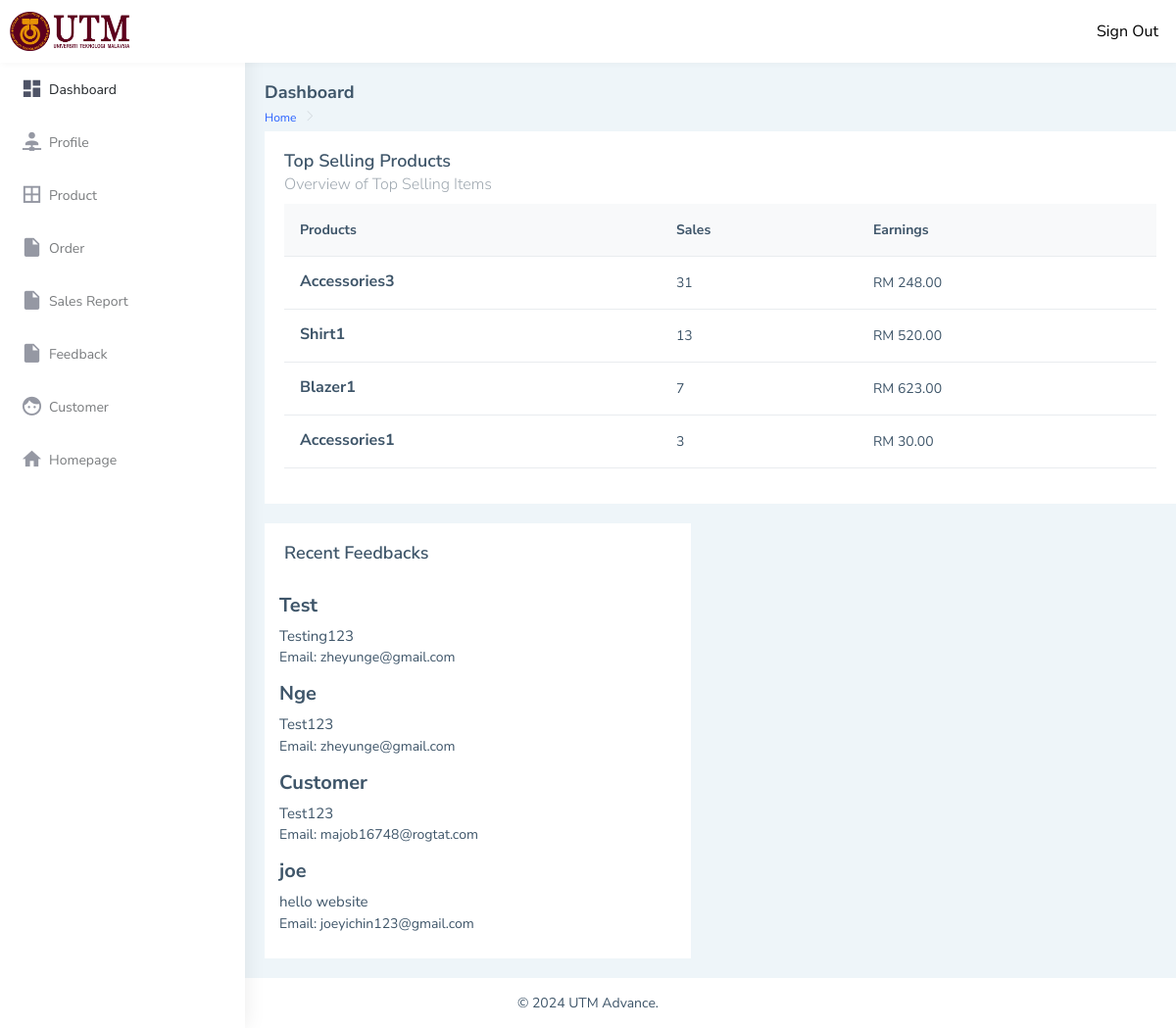
The page /AS/index.php on the database its author committed.
### tables this page shows
CREATE TABLE `feedback` (
  `Name` varchar(255) NOT NULL,
  `Email` varchar(255) NOT NULL,
  `Subject` varchar(255) NOT NULL,
  `Message` longtext NOT NULL
);

### AS/index.php (the view, shortened to what this page needs)
<!DOCTYPE html>
<html dir="ltr" lang="en">
<head>
    <link href="assets/libs/chartist/dist/chartist.min.css" rel="stylesheet">
    <link href="dist/css/style.min.css" rel="stylesheet">
</head>
<body>
    <div id="main-wrapper" data-layout="vertical" data-navbarbg="skin5" data-sidebartype="full"
        data-sidebar-position="absolute" data-header-position="absolute" data-boxed-layout="full">
        <header class="topbar" data-navbarbg="">
		<nav class="navbar top-navbar navbar-expand-md navbar-dark">
        <div class="navbar-header" data-logobg="">
            <a class="navbar-brand" href="index.php">
                <img src="../CG/img/UTM.png" alt="" style="height: 40px; width: auto;">
            </a>
        </div>
        <div class="navbar-collapse collapse" id="navbarSupportedContent" data-navbarbg="">
            <ul class="navbar-nav float-end" style="font-size: 16px;">
			<a href="../Function/Signout.php" class="nav-item nav-link" style="color: #000000;">Sign Out</a>
			</ul>
			</div>
		</nav>
	</header>
        <aside class="left-sidebar" data-sidebarbg="skin6">
            <div class="scroll-sidebar">
                <nav class="sidebar-nav">
                    <ul id="sidebarnav">
                        <li class="sidebar-item"> <a class="sidebar-link waves-effect waves-dark sidebar-link"
                                href="index.php" aria-expanded="false"><i class="mdi mdi-view-dashboard"></i><span
                                    class="hide-menu">Dashboard</span></a></li>
                        <li class="sidebar-item"> <a class="sidebar-link waves-effect waves-dark sidebar-link"
                                href="ProfileAS.php" aria-expanded="false"><i
                                    class="mdi mdi-account-network"></i><span class="hide-menu">Profile</span></a></li>
                        <li class="sidebar-item"> <a class="sidebar-link waves-effect waves-dark sidebar-link"
                                href="Product.php" aria-expanded="false"><i class="mdi mdi-border-all"></i><span
                                    class="hide-menu">Product</span></a></li>
						<li class="sidebar-item"> <a class="sidebar-link waves-effect waves-dark sidebar-link"
                                href="viewOrder.php" aria-expanded="false"><i class="mdi mdi-file"></i><span
                                    class="hide-menu">Order</span></a></li>
						<li class="sidebar-item"> <a class="sidebar-link waves-effect waves-dark sidebar-link"
                                href="ViewSalesReport.php" aria-expanded="false"><i class="mdi mdi-file"></i><span
                                    class="hide-menu">Sales Report</span></a></li>
                        <li class="sidebar-item"> <a class="sidebar-link waves-effect waves-dark sidebar-link"
                                href="feedbackView.php" aria-expanded="false"><i class="mdi mdi-file"></i><span
                                    class="hide-menu">Feedback</span></a></li>
						<li class="sidebar-item"> <a class="sidebar-link waves-effect waves-dark sidebar-link"
                                href="deletecustomerview.php" aria-expanded="false"><i class="mdi mdi-face"></i><span
                                    class="hide-menu">Customer</span></a></li>
						<li class="sidebar-item"> <a class="sidebar-link waves-effect waves-dark sidebar-link"
                                href="../index.php" aria-expanded="false"><i class="mdi mdi-home"></i><span
                                    class="hide-menu">Homepage</span></a></li>
                        <li class="text-center p-40 upgrade-btn">
                        </li>
                    </ul>
                </nav>
            </div>
        </aside>
        <div class="page-wrapper">
            <div class="page-breadcrumb">
                <div class="row align-items-center">
                    <div class="col-5">
                        <h4 class="page-title">Dashboard</h4>
                        <div class="d-flex align-items-center">
                            <nav aria-label="breadcrumb">
                                <ol class="breadcrumb">
                                    <li class="breadcrumb-item"><a href="index.php">Home</a></li>
                                    <li class="breadcrumb-item active" aria-current="page"></li>
                                </ol>
                            </nav>
                        </div>
                    </div>
                </div>
            </div>
<?php include '../Function/config.php';  ?>
<div class="row">
    <div class="col-12">
        <div class="card" style="margin-left: 20px;">
            <div class="card-body">
                <div class="d-md-flex">
                    <div>
                        <h4 class="card-title">Top Selling Products</h4>
                        <h5 class="card-subtitle">Overview of Top Selling Items</h5>
                    </div>
            </div>
            <div class="table-responsive">
                <table class="table v-middle">
                    <thead>
                        <tr class="bg-light">
                            <th class="border-top-0">Products</th>
                            <th class="border-top-0">Sales</th>
                            <th class="border-top-0">Earnings</th>
                        </tr>
                    </thead>
                    <tbody>
                        <?php
                        $sql = "SELECT p.ProductName, SUM(oi.Quantity) AS Sales, SUM(oi.Quantity * oi.Price) AS Earnings
                                FROM order_items oi
                                JOIN product p ON oi.ProductID = p.ProductID
                                GROUP BY p.ProductName
                                ORDER BY Sales DESC
                                LIMIT 4";
                        $result = $con->query($sql);
                        if ($result->num_rows > 0) {
                            while ($row = $result->fetch_assoc()) {
                                echo '<tr>
                                        <td>
                                            <div>
                                                <h4 class="m-b-0 font-16">' . htmlspecialchars($row['ProductName']) . '</h4>
                                            </div>
                                        </td>
                                        <td>' . $row['Sales'] . '</td>
                                        <td>RM ' . number_format($row['Earnings'], 2) . '</td>
                                    </tr>';
                            }
                        } else {
                            echo "<tr><td colspan='3'>No data available.</td></tr>";
                        }
                        ?>
                    </tbody>
                </table>
            </div>
        </div>
    </div>
</div>
                <div class="row">
                    <div class="col-lg-6">
                        <div class="card" style="margin-left: 20px;">
                            <div class="card-body">
                                <h4 class="card-title">Recent Feedbacks</h4>
                            </div>
                            <div class="comment-widgets scrollable">
							<?php
                                require '../Function/config.php';
                                $sql = "SELECT Name, Email, Message FROM feedback LIMIT 4";
                                $result = $con->query($sql);
                                if ($result->num_rows > 0) {
									while($row = $result->fetch_assoc()) {
										echo "<div class='comment-text w-100'>
												<h6 style = 'font-size: 20px;'>" . htmlspecialchars($row["Name"]) . "</h6>
												<span style = 'font-size: 15px;'>" . htmlspecialchars($row["Message"]) . "</span>
												<span class='m-b-15 d-block'>Email: ". htmlspecialchars($row["Email"]) . "</span>
											</div>";
									}
                                } else {
                                    echo "<p>No feedback available.</p>";
                                }
                            ?>
                            </div>
                        </div>
                    </div>
                            </div>
                        </div>
                    </div>
                </div>
            <footer class="footer text-center">
                &copy; 2024 UTM Advance.
            </footer>
</body>
</html>

### rows shown on the page
feedback: Name "Test", Message "Testing123", Email "zheyunge@gmail.com"
feedback: Name "Nge", Message "Test123", Email "zheyunge@gmail.com"
feedback: Name "Customer", Message "Test123", Email "majob16748@rogtat.com"
feedback: Name "joe", Message "hello website", Email "joeyichin123@gmail.com"

### other values the page prints
$row['ProductName'] "Accessories3"
$row['Sales'] "31"
$row['Earnings'] "248.00"
$row['ProductName'] "Shirt1"
$row['Sales'] "13"
$row['Earnings'] "520.00"
$row['ProductName'] "Blazer1"
$row['Sales'] "7"
$row['Earnings'] "623.00"
$row['ProductName'] "Accessories1"
$row['Sales'] "3"
$row['Earnings'] "30.00"
